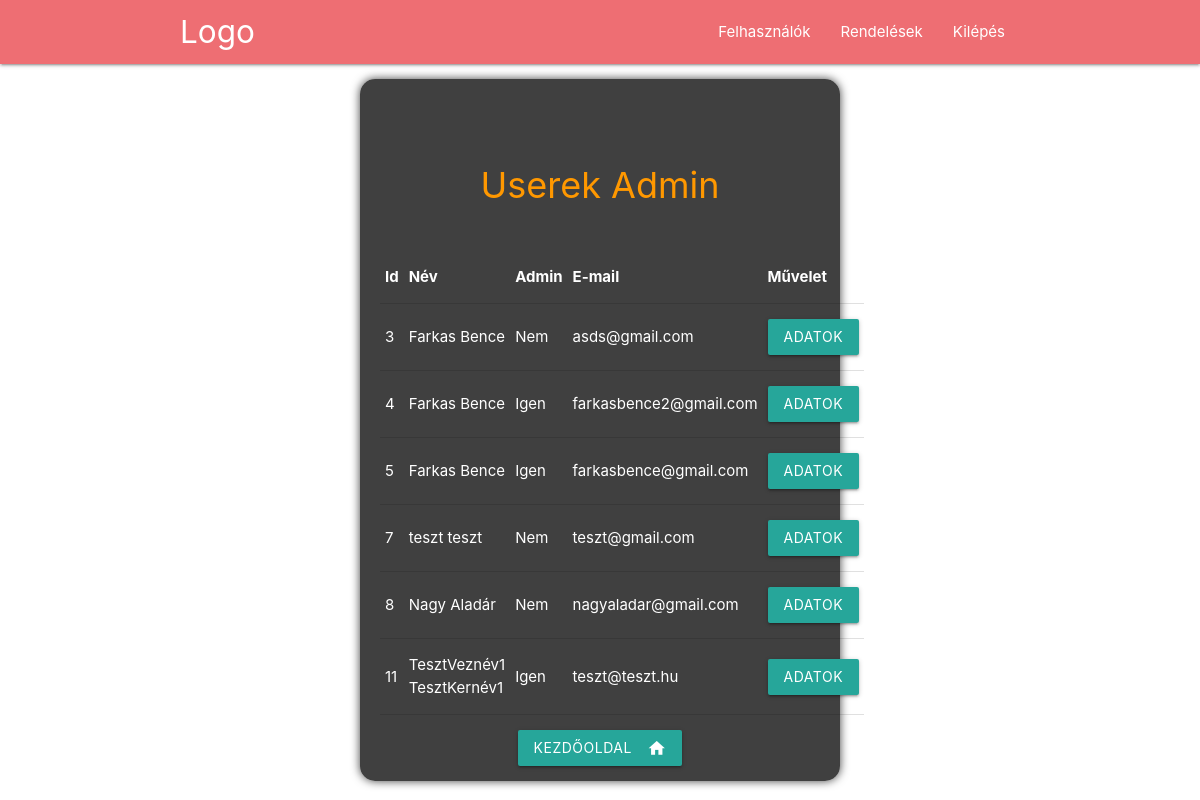
Page /pizzarendelo_bead/system_admin/users (signed in) on the committed database.
### tables this page shows
CREATE TABLE `users` (
  `id` bigint(20) UNSIGNED NOT NULL,
  `is_admin` int(11) NOT NULL DEFAULT 0,
  `first_name` varchar(255) NOT NULL,
  `last_name` varchar(255) NOT NULL,
  `email` varchar(255) NOT NULL,
  `new_email` varchar(200) DEFAULT NULL,
  `email_verified_at` datetime DEFAULT NULL,
  `password` varchar(255) DEFAULT NULL,
  `shipping_zip` int(11) NOT NULL,
  `shipping_city` varchar(255) NOT NULL,
  `shipping_street` varchar(255) NOT NULL,
  `shipping_nr` varchar(255) DEFAULT NULL,
  `billing_name` varchar(100) DEFAULT NULL,
  `billing_tax_nr` varchar(20) DEFAULT NULL,
  `billing_zip` int(11) NOT NULL,
  `billing_nr` varchar(255) DEFAULT NULL,
  `billing_street` varchar(255) NOT NULL,
  `billing_city` varchar(255) NOT NULL,
  `remember_token` varchar(100) DEFAULT NULL,
  `verification_token` varchar(200) DEFAULT NULL,
  `created_at` timestamp NULL DEFAULT current_timestamp(),
  `updated_at` timestamp NULL DEFAULT NULL ON UPDATE current_timestamp()
);

### pizzarendelo_bead/includes/functions.php (called while the page is built, shortened)
<?php
function public_path($url = '')
{
    return DOCUMENT_ROOT.$url;
}

### pizzarendelo_bead/admin/users.php (the view, shortened to what this page needs)
?><div class="section no-pad-bot" id="index-banner">
    <div class="container alpha-bg" style="width:40%">
        <br><br>
        <h1 class="header center orange-text">Userek Admin </h1>
        <div class="row text-block">
            <table width="100%">
                <tr>
                    <th>Id</th>
                    <th>Név</th>
                    <th>Admin</th>
                    <th>E-mail</th>
                    <th>Művelet</th>
                </tr>
                <?php
                    $sql=mysqli_query($connection, "select * from users");
while ($adat=mysqli_fetch_object($sql)) {
    ?>
                <tr>
                    <td><?php print $adat->id?></td>
                    <td><?php print $adat->first_name?> <?php print $adat->last_name?></td>
                    <td><?php print $adat->is_admin ? 'Igen' : 'Nem'?></td>
                    <td><?php print $adat->email?></td>
                    <td> <a class="waves-effect waves-light btn"
                            href="<?php print public_path('/system_admin/userdata/'.$adat->id)?>">Adatok </a> </td>
                </tr>
                <?php
}
?>
            </table>
            <div class="input-field col s12 text-center">
                <a class="waves-effect waves-light btn" href="<?php print public_path('/system_admin/dashboard') ?>"><i
                        class="material-icons right">home</i>Kezdőoldal</a>
            </div>
        </div>
    </div>

### pizzarendelo_bead/admin/css/style.css (style rules this page uses)
h1 { font-size: 36px; }
.text-block { padding: 0px 20px !important; }
.alpha-bg { background-color: rgba(0, 0, 0, 0.75); border-radius: 15px; box-shadow: 0 0 10px rgba(0, 0, 0, 0.75); }
.alpha-bg * { color: white; }
.text-center { text-align: center !important; }

### rows in the picture
users: id "3", first_name "Farkas", last_name "Bence", is_admin "Nem", email "asds@gmail.com"
users: id "4", first_name "Farkas", last_name "Bence", is_admin "Igen", email "farkasbence2@gmail.com"
users: id "5", first_name "Farkas", last_name "Bence", is_admin "Igen", email "farkasbence@gmail.com"
users: id "7", first_name "teszt", last_name "teszt", is_admin "Nem", email "teszt@gmail.com"
users: id "8", first_name "Nagy", last_name "Aladár", is_admin "Nem", email "nagyaladar@gmail.com"
users: id "11", first_name "TesztVeznév1", last_name "TesztKernév1", is_admin "Igen", email "teszt@teszt.hu"
